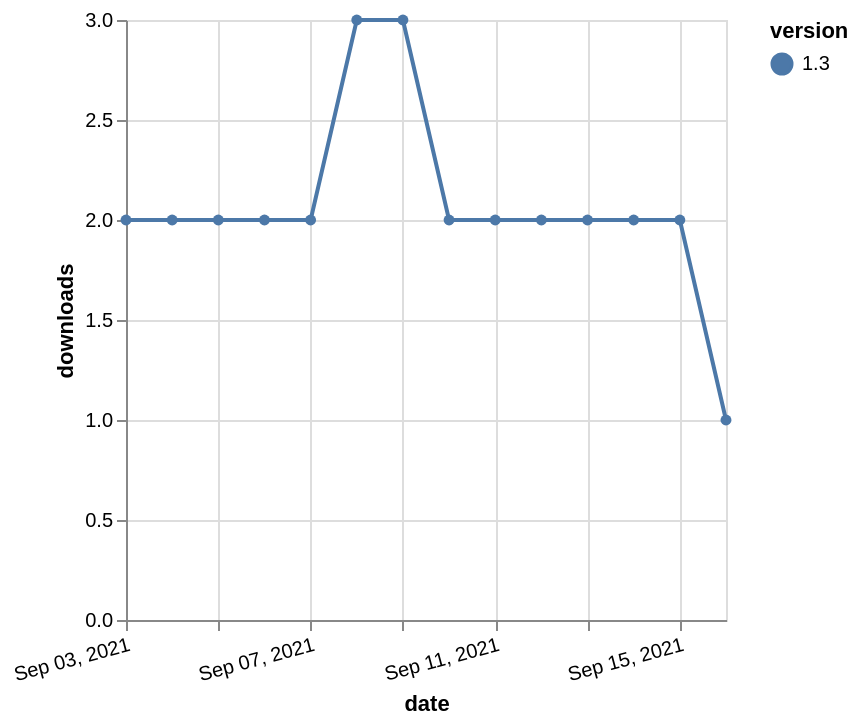

Source (Vega-Lite JSON):
### Vega-Lite specification from a JSON file in a GitHub repository (floating-point values rounded to 4 significant figures)
{"$schema": "https://vega.github.io/schema/vega-lite/v5.json", "description": "A simple bar chart with embedded data.", "data": {"values": [{"date": "2021-09-03", "total": 2332, "delta": 2, "version": "1.3"}, {"date": "2021-09-04", "total": 2334, "delta": 2, "version": "1.3"}, {"date": "2021-09-05", "total": 2336, "delta": 2, "version": "1.3"}, {"date": "2021-09-06", "total": 2338, "delta": 2, "version": "1.3"}, {"date": "2021-09-07", "total": 2340, "delta": 2, "version": "1.3"}, {"date": "2021-09-08", "total": 2343, "delta": 3, "version": "1.3"}, {"date": "2021-09-09", "total": 2346, "delta": 3, "version": "1.3"}, {"date": "2021-09-10", "total": 2348, "delta": 2, "version": "1.3"}, {"date": "2021-09-11", "total": 2350, "delta": 2, "version": "1.3"}, {"date": "2021-09-12", "total": 2352, "delta": 2, "version": "1.3"}, {"date": "2021-09-13", "total": 2354, "delta": 2, "version": "1.3"}, {"date": "2021-09-14", "total": 2356, "delta": 2, "version": "1.3"}, {"date": "2021-09-15", "total": 2358, "delta": 2, "version": "1.3"}, {"date": "2021-09-16", "total": 2359, "delta": 1, "version": "1.3"}]}, "width": "container", "mark": {"type": "line", "point": {"filled": true}}, "encoding": {"x": {"field": "date", "type": "temporal", "timeUnit": "yearmonthdate", "title": "date", "axis": {"labelAngle": -15}}, "y": {"field": "delta", "type": "quantitative", "title": "downloads"}, "color": {"field": "version", "type": "nominal"}, "tooltip": {"field": "delta"}}}
